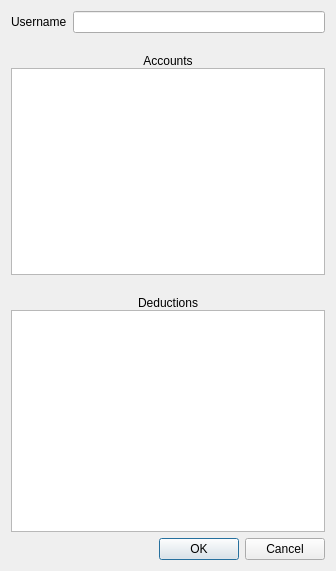
<?xml version="1.0" encoding="UTF-8"?>
<ui version="4.0">
 <class>Preferences</class>
 <widget class="QDialog" name="Preferences">
  <property name="geometry">
   <rect>
    <x>0</x>
    <y>0</y>
    <width>336</width>
    <height>571</height>
   </rect>
  </property>
  <property name="windowTitle">
   <string>Preferences</string>
  </property>
  <layout class="QGridLayout" name="gridLayout">
   <item row="0" column="0">
    <layout class="QVBoxLayout" name="verticalLayout_3">
     <item>
      <layout class="QHBoxLayout" name="horizontalLayout_3">
       <property name="bottomMargin">
        <number>15</number>
       </property>
       <item>
        <widget class="QLabel" name="label">
         <property name="text">
          <string>Username</string>
         </property>
        </widget>
       </item>
       <item>
        <widget class="QLineEdit" name="username"/>
       </item>
      </layout>
     </item>
     <item>
      <layout class="QVBoxLayout" name="verticalLayout_2">
       <property name="spacing">
        <number>0</number>
       </property>
       <property name="topMargin">
        <number>0</number>
       </property>
       <property name="bottomMargin">
        <number>15</number>
       </property>
       <item>
        <layout class="QHBoxLayout" name="horizontalLayout_2">
         <item>
          <widget class="QLabel" name="label_4">
           <property name="text">
            <string>Accounts</string>
           </property>
           <property name="alignment">
            <set>Qt::AlignCenter</set>
           </property>
          </widget>
         </item>
        </layout>
       </item>
       <item>
        <widget class="QTableWidget" name="accountsTable"/>
       </item>
      </layout>
     </item>
     <item>
      <layout class="QVBoxLayout" name="verticalLayout">
       <property name="spacing">
        <number>0</number>
       </property>
       <item>
        <layout class="QHBoxLayout" name="horizontalLayout">
         <item>
          <widget class="QLabel" name="label_3">
           <property name="text">
            <string>Deductions</string>
           </property>
           <property name="alignment">
            <set>Qt::AlignCenter</set>
           </property>
          </widget>
         </item>
        </layout>
       </item>
       <item>
        <widget class="QTableWidget" name="deductionsTable"/>
       </item>
      </layout>
     </item>
    </layout>
   </item>
   <item row="1" column="0">
    <widget class="QDialogButtonBox" name="buttonBox">
     <property name="orientation">
      <enum>Qt::Horizontal</enum>
     </property>
     <property name="standardButtons">
      <set>QDialogButtonBox::Cancel|QDialogButtonBox::Ok</set>
     </property>
    </widget>
   </item>
  </layout>
 </widget>
 <resources/>
 <connections>
  <connection>
   <sender>buttonBox</sender>
   <signal>accepted()</signal>
   <receiver>Preferences</receiver>
   <slot>accept()</slot>
   <hints>
    <hint type="sourcelabel">
     <x>248</x>
     <y>254</y>
    </hint>
    <hint type="destinationlabel">
     <x>157</x>
     <y>274</y>
    </hint>
   </hints>
  </connection>
  <connection>
   <sender>buttonBox</sender>
   <signal>rejected()</signal>
   <receiver>Preferences</receiver>
   <slot>reject()</slot>
   <hints>
    <hint type="sourcelabel">
     <x>316</x>
     <y>260</y>
    </hint>
    <hint type="destinationlabel">
     <x>286</x>
     <y>274</y>
    </hint>
   </hints>
  </connection>
 </connections>
</ui>
